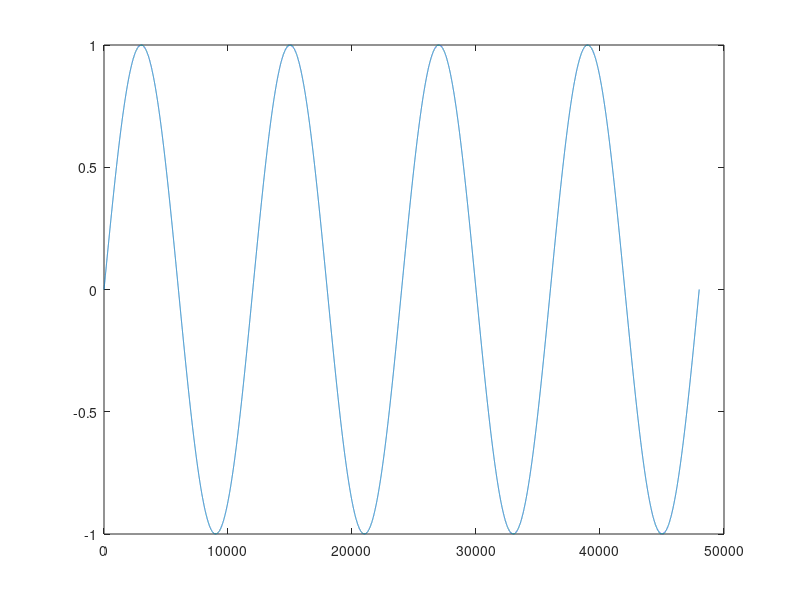
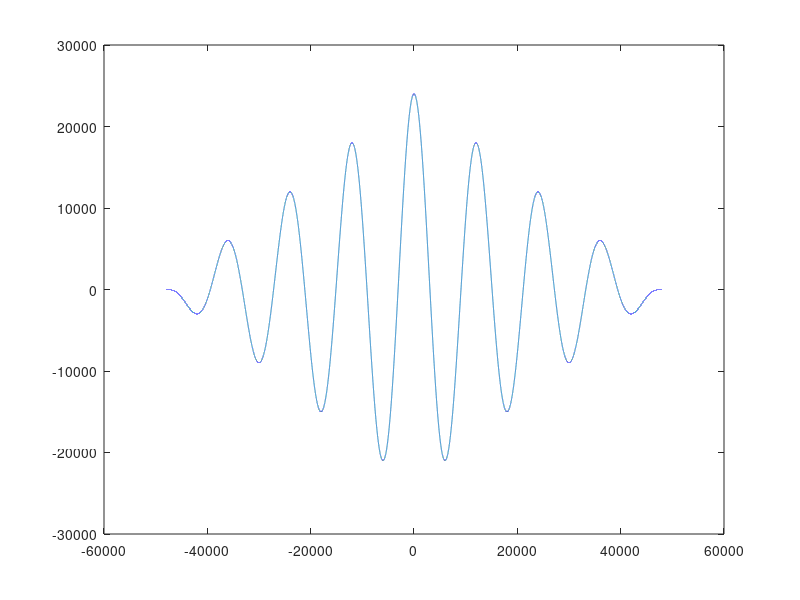

The MATLAB script that drew these images, in order: (Note: this script raises an error after producing the figures.)
clear;clc;

Fs = 48000; Ts = 1/Fs;
t = [0:Ts:1];
f = 4;
x = sin(2*pi*f*t);

[r,l] = xcorr(x,x);


plot(x);
figure; plot(l,r);

[pks,locs] = findpeaks(r)